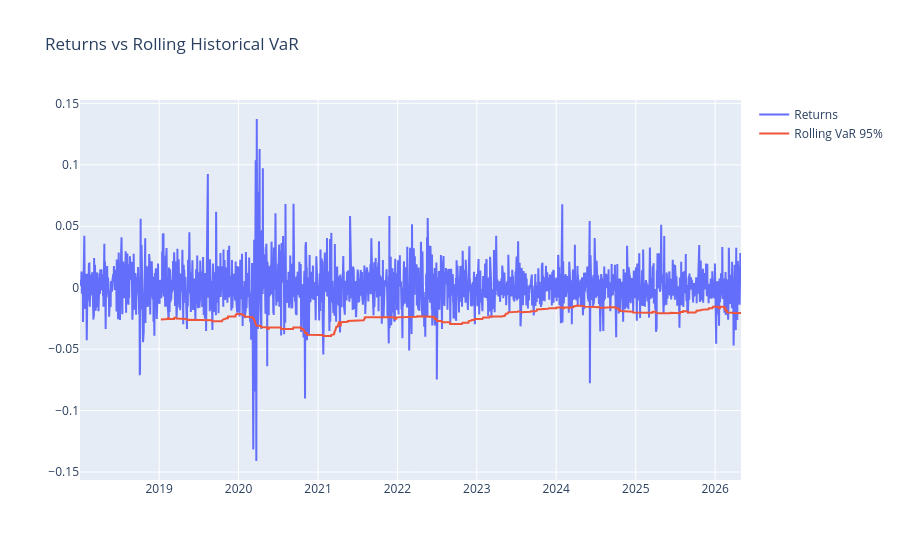

The cell this chart's notebook holds for it:
### Code cell
fig2=go.Figure()
fig2.add_trace(go.Scatter(x=log_returns.index,y=log_returns, name='Returns'))
fig2.add_trace(go.Scatter(x=rolling_var.index,y=rolling_var,name='Rolling VaR 95%'))
fig2.update_layout(title="Returns vs Rolling Historical VaR")
fig2.show()

### Figure 1 — Plotly figure (JSON) as saved in the notebook; plotly's stock layout.template omitted (floating-point values rounded to 4 significant figures; data arrays with more than 128 entries replaced by an {"elided": "..."} marker saying what was removed)
{"data": [{"name": "Returns", "type": "scatter", "x": {"elided": "2055 str values"}, "y": {"elided": "2055 float values"}}, {"name": "Rolling VaR 95%", "type": "scatter", "x": {"elided": "2055 str values"}, "y": {"elided": "2055 float values"}}], "layout": {"autosize": true, "title": {"text": "Returns vs Rolling Historical VaR"}, "xaxis": {"autorange": true, "range": ["2018-01-02", "2026-04-30"], "type": "date"}, "yaxis": {"autorange": true, "range": [-0.1565, 0.1528], "type": "linear"}}}
